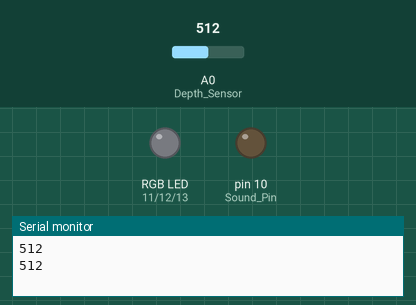
Simulated run of this sketch. Board: Arduino Uno, built with avr-gcc and run on an emulated ATmega328P. On the bench: an RGB LED mixed from three pins (HIGH = lit), output pins drawn as LEDs (lit = HIGH), the last lines printed to the serial monitor. The test bench sets the inputs (shaded band); at power-on: A0 (Depth_Sensor) = 512.

Above: at 2.6 s.
2.7 s: A0 (Depth_Sensor) set to 888
5.1 s: A0 (Depth_Sensor) set to 917
At 6.2 s:
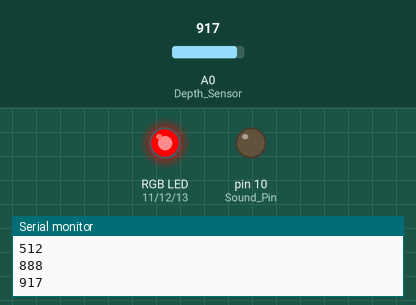
10.7 s: A0 (Depth_Sensor) set to 900
At 11.6 s:
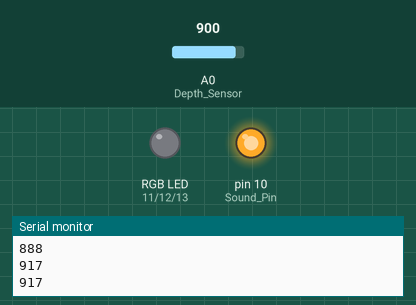
13.1 s: A0 (Depth_Sensor) set to 1023
At 15.2 s:
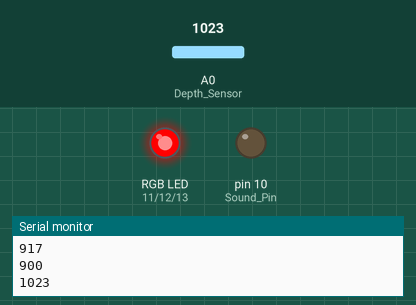
Timing chart, 0 to 19.7 s (numbered marks = the images above; inputs shaded):
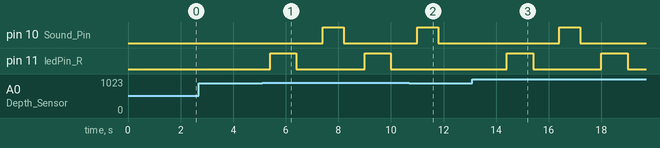

The sketch:

Project_2.ino
```cpp
const int Depth_Sensor = A0; //Depth Sensor Pin 정의
const int Sound_Pin = 10; //speaker pin 정의
const int ledPin_R = 11; //Red Pin 정의
const int ledPin_G = 12; //Green Pin 정의
const int ledPin_B = 13; //Blue Pin 정의

void setup() {
  Serial.begin(9600);
  pinMode(Sound_Pin, OUTPUT); //Speaker Pin을 OUTPUT으로 사용한다.
  pinMode(Depth_Sensor, INPUT); //Depth Sensor을 INPUT으로 사용한다.
}

//Detect_Depth function : detect depth of water, make a sound, turn on/off LED
void Detect_Depth(){

  int depth = analogRead(Depth_Sensor); //Depth_Sensor의 값을 읽고 depth 저장한다.
                                        //Depth_Sensor의 return 값은 0 ~ 1023 1023에 가까울수록 물이 부족함.
  Serial.println(depth); //Serial monitor 에서 확인


  if(depth > 900){ //depth 이 600 보다 크다면
    colorRGB(255,0,0); //LED 빨간불 ON
    colorRGB(0, 0, 0);
    digitalWrite(Sound_Pin, HIGH); //Speaker 0.8초동안 ON
    delay(800);
    digitalWrite(Sound_Pin, LOW);  //Speaker 0.8초동안 OFF
    delay(800);
  }

  else{ //depth 이 600보다 작으면
    colorRGB(0, 0, 0); //LED OFF
    digitalWrite(Sound_Pin, LOW); //Speaker OFF
    delay(800);
  }
}

//colorRGB function : parameter value 만큼 LED를 밝힌다.
void colorRGB(int Red_value, int Green_value, int Blue_value){
  analogWrite(ledPin_R, Red_value); //Red value에 따라 LED를 킨다.
  analogWrite(ledPin_G, Green_value); //Green value에 따라 LED를 킨다.
  analogWrite(ledPin_B, Blue_value); //Blue value에 따라 LED를 킨다.
  delay(1000);
}


void loop() {
  Detect_Depth();  //Depth sensor 실행 function.
}
```

Measured:
- the behaviour switches between 900 and 901 on A0 (Depth_Sensor) (found by bisection; images 0 and 1)
- after the input at 5.1 s, pin 10 (Sound_Pin): LOW → HIGH after 2.3 s, → LOW 0.80 s later; pin 11 (ledPin_R): alternates HIGH for 1.0 s and LOW for 2.6 s, starting after 0.30 s
- after the input at 10.7 s, pin 11 (ledPin_R): stays LOW (without the input it goes to HIGH after 1.9 s)
- after the input at 13.1 s, pin 10 (Sound_Pin): LOW → HIGH after 3.3 s, → LOW 0.80 s later; pin 11 (ledPin_R): alternates HIGH for 1.0 s and LOW for 2.6 s, starting after 1.3 s
